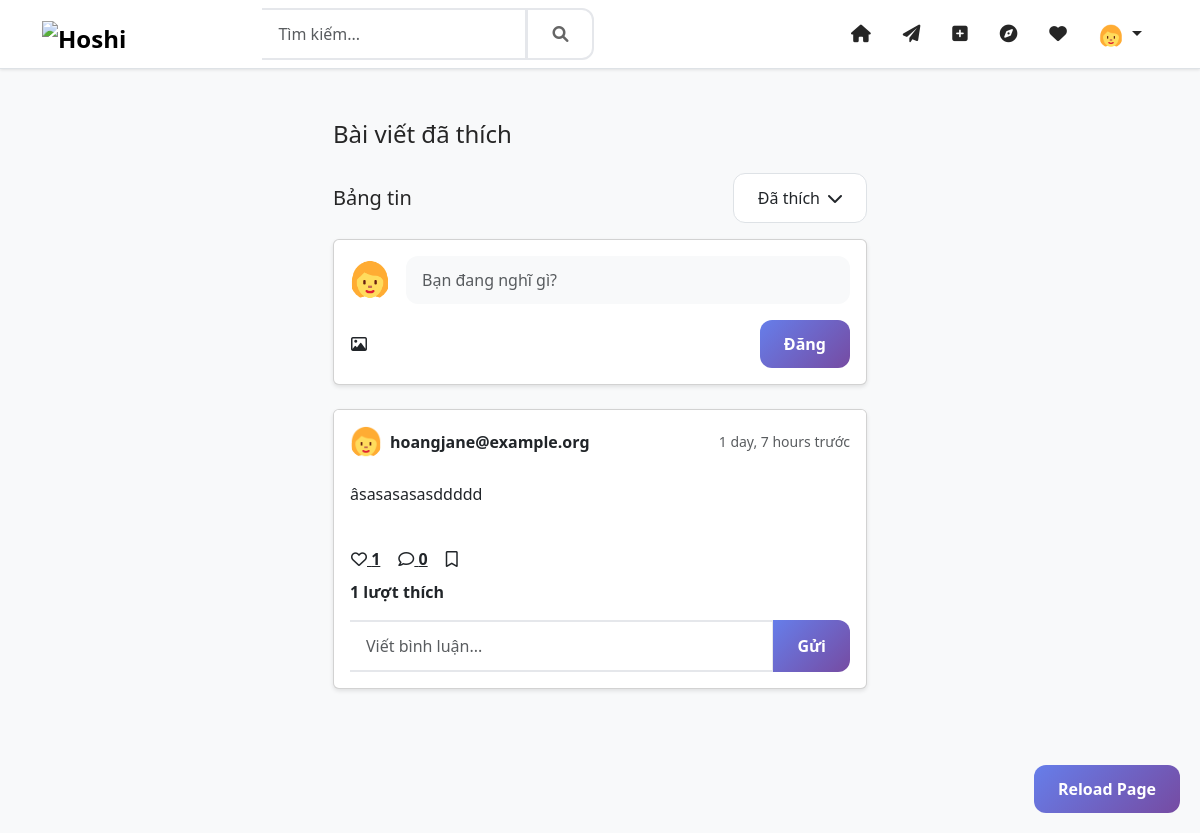
The app's page /posts/liked/ (signed in), older data.
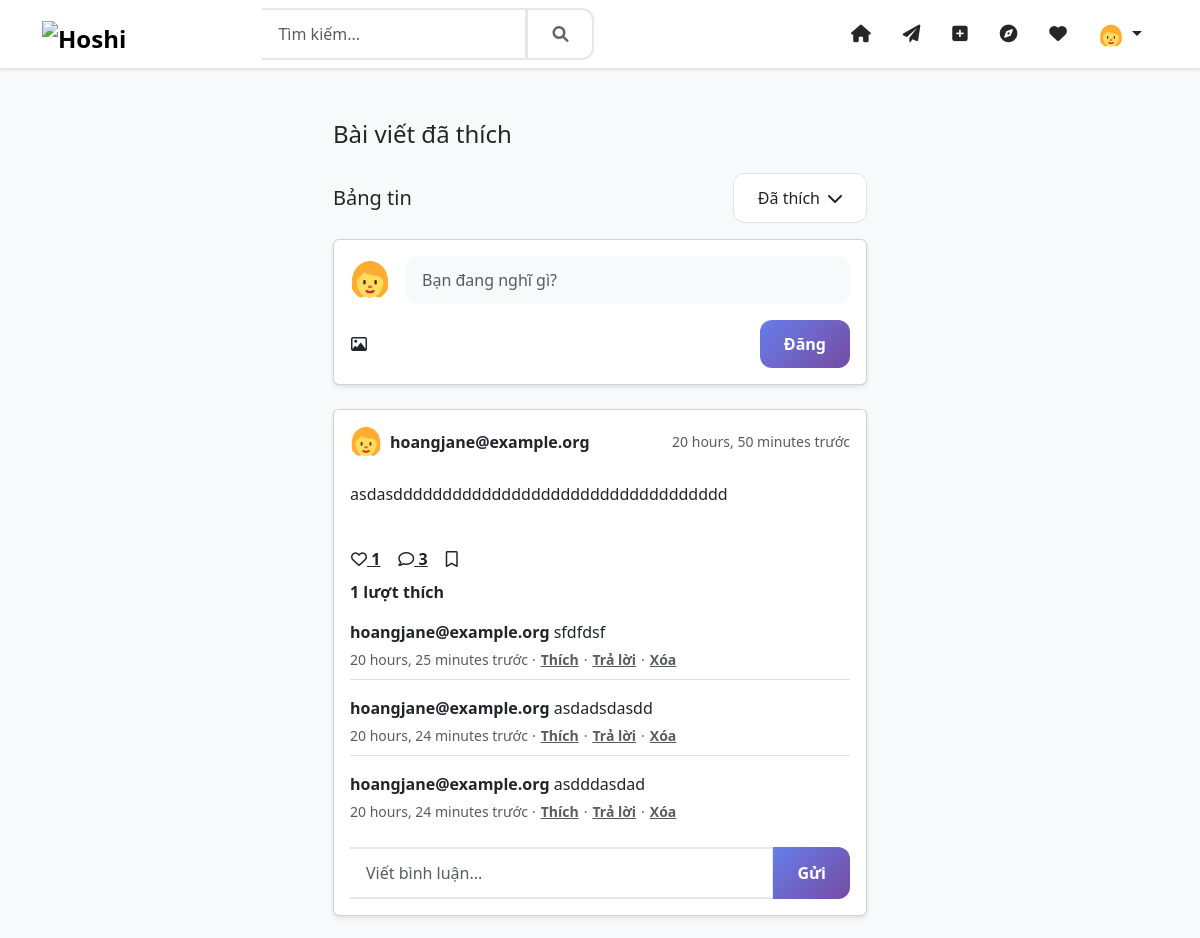
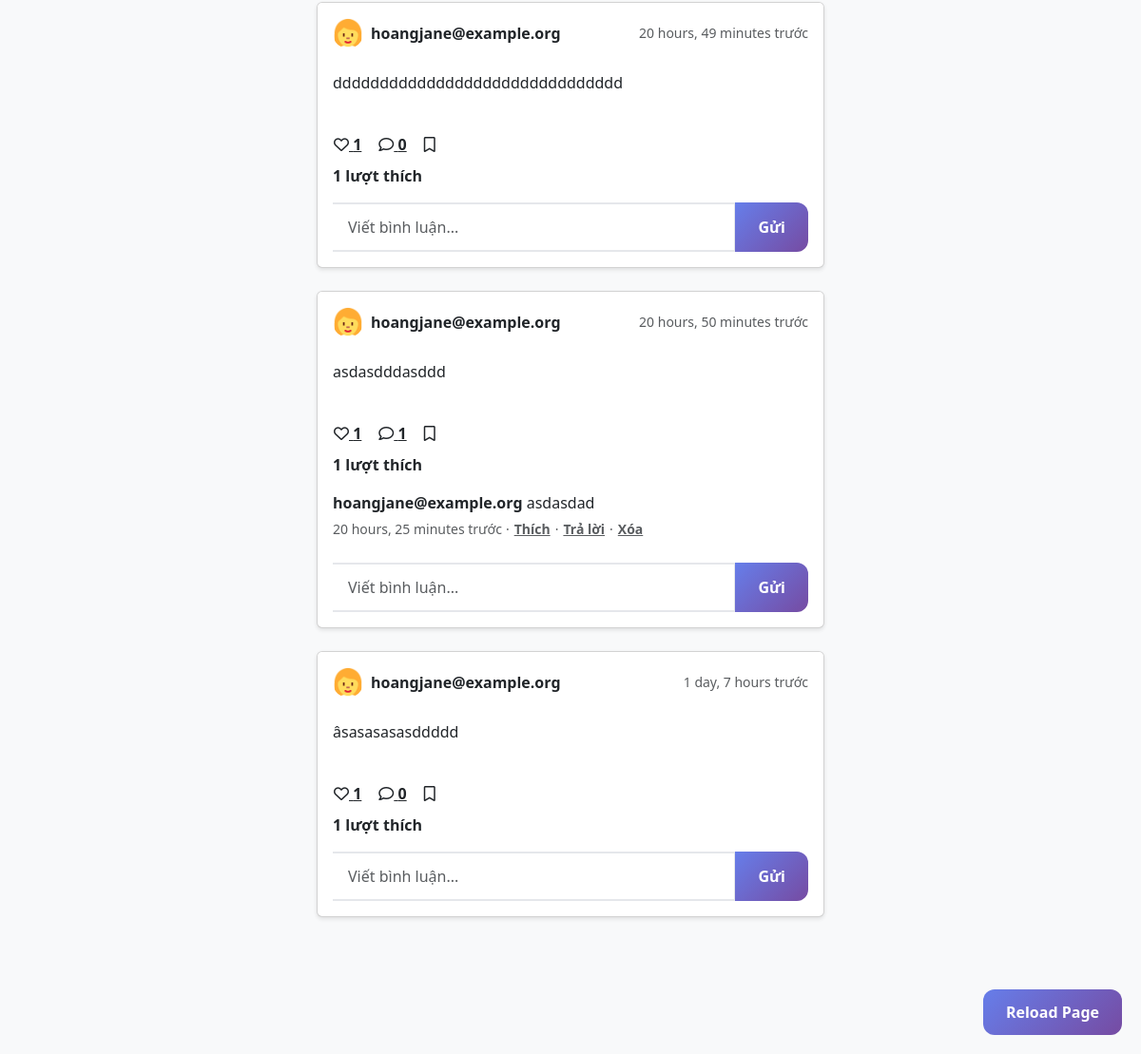
The same page, newer data (2 pictures, top to bottom).
### posts/models.py (models this page shows, shortened)
class Post(models.Model):
    author = models.ForeignKey(User,
                             on_delete=models.CASCADE,
                             related_name='posts')
    caption = models.TextField(blank=True)
    location = models.CharField(max_length=100, blank=True)
    created_at = models.DateTimeField(auto_now_add=True)
    updated_at = models.DateTimeField(auto_now=True)
    likes_count = models.PositiveIntegerField(default=0)
    comments_count = models.PositiveIntegerField(default=0)
    disable_comments = models.BooleanField(default=False)
    hide_likes = models.BooleanField(default=False)
    is_archived = models.BooleanField(default=False)
    shared_from = models.ForeignKey('self',
                                  on_delete=models.SET_NULL,
                                  null=True,
                                  blank=True,
                                  related_name='shared_posts')
    notifications = GenericRelation(Notification)
    class Meta:
        ordering = ['-created_at']
        indexes = [
            models.Index(fields=['-created_at']),
            models.Index(fields=['author', '-created_at']),
        ]

class Like(models.Model):
    user = models.ForeignKey(User,
                           on_delete=models.CASCADE,
                           related_name='user_likes')
    post = models.ForeignKey(Post,
                           on_delete=models.CASCADE,
                           related_name='post_likes')
    created_at = models.DateTimeField(auto_now_add=True)
    class Meta:
        unique_together = ('user', 'post')
        ordering = ['-created_at']
        verbose_name = _('like')
        verbose_name_plural = _('likes')

class Comment(models.Model):
    post = models.ForeignKey(Post,
                           on_delete=models.CASCADE,
                           related_name='comments')
    author = models.ForeignKey(User,
                             on_delete=models.CASCADE,
                             related_name='comments')
    text = models.TextField()
    parent = models.ForeignKey('self',
                             on_delete=models.CASCADE,
                             null=True,
                             blank=True,
                             related_name='replies')
    created_at = models.DateTimeField(auto_now_add=True)
    updated_at = models.DateTimeField(auto_now=True)
    likes_count = models.PositiveIntegerField(default=0)
    notifications = GenericRelation(Notification)
    class Meta:
        ordering = ['created_at']

### accounts/models.py (models this page shows, shortened)
class User(AbstractUser):
    email = models.EmailField(_('email address'), unique=True)
    phone_number = PhoneNumberField(_('phone number'), blank=True, null=True, unique=True)
    avatar = ProcessedImageField(upload_to='avatars',
                               processors=[ResizeToFill(300, 300)],
                               format='JPEG',
                               options={'quality': 90},
                               blank=True,
                               null=True)
    bio = models.TextField(_('bio'), max_length=500, blank=True)
    website = models.URLField(_('website'), max_length=200, blank=True)
    birth_date = models.DateField(_('birth date'), null=True, blank=True)
    gender = models.CharField(_('gender'), max_length=10, choices=[
        ('M', _('Male')),
        ('F', _('Female')),
        ('O', _('Other')),
    ], blank=True)
    is_private = models.BooleanField(_('private account'), default=False)
    _is_verified = models.BooleanField(_('verified account'), default=False, db_column='is_verified')
    created_at = models.DateTimeField(auto_now_add=True)
    updated_at = models.DateTimeField(auto_now=True)
    is_deleted = models.BooleanField(_('deleted account'), default=False)
    deleted_at = models.DateTimeField(_('deleted at'), null=True, blank=True)
    deletion_reason = models.TextField(_('deletion reason'), blank=True, null=True)
    is_suspended = models.BooleanField(_('suspended account'), default=False)
    suspension_reason = models.TextField(_('suspension reason'), blank=True, null=True)
    suspension_end_date = models.DateTimeField(_('suspension end date'), blank=True, null=True)
    facebook = models.URLField(_('facebook'), max_length=200, blank=True)
    twitter = models.URLField(_('twitter'), max_length=200, blank=True)
    instagram = models.URLField(_('instagram'), max_length=200, blank=True)
    linkedin = models.URLField(_('linkedin'), max_length=200, blank=True)
    push_notifications = models.BooleanField(_('push notifications'), default=False)
    email_notifications = models.BooleanField(_('email notifications'), default=False)
    like_notifications = models.BooleanField(_('like notifications'), default=False)
    comment_notifications = models.BooleanField(_('comment notifications'), default=False)
    follow_notifications = models.BooleanField(_('follow notifications'), default=False)
    mention_notifications = models.BooleanField(_('mention notifications'), default=False)
    message_notifications = models.BooleanField(_('message notifications'), default=False)
    private_account = models.BooleanField(_('private account'), default=False)
    hide_activity = models.BooleanField(_('hide activity status'), default=False)
    block_messages = models.BooleanField(_('block messages from non-followers'), default=False)
    two_factor_auth = models.BooleanField(_('two-factor authentication'), default=False)
    followers = models.ManyToManyField('self',
                                     through='UserFollowing',
                                     related_name='following',
                                     symmetrical=False)
    blocked_users = models.ManyToManyField('self',
                                     through='UserBlock',
                                     related_name='blocked_by',
                                     symmetrical=False)
    history = HistoricalRecords()
    objects = ActiveUserManager()  # Manager mặc định chỉ trả về người dùng chưa bị xóa
    all_objects = AllUserManager()  # Manager để truy vấn tất cả người dùng, kể cả đã bị xóa
    @property
    def is_verified(self):
        """Ensure is_verified always returns a boolean value"""
        if isinstance(self._is_verified, bool):
            return self._is_verified
        return False
    @is_verified.setter
    def is_verified(self, value):
        """Ensure is_verified is always stored as a boolean value"""
        if isinstance(value, bool):
            self._is_verified = value
        else:
            self._is_verified = False
    class Meta:
        verbose_name = _('user')
        verbose_name_plural = _('users')
    def get_avatar_url(self):
        if self.avatar:
            return self.avatar.url
        username = self.username or ''
        name_hash = hashlib.md5(username.encode('utf-8')).hexdigest()
        hue = int(name_hash[:8], 16) % 360  # Chọn màu dựa trên hash của tên người dùng
        avatar_base_url = getattr(settings, 'STATIC_URL', '/static/')
        gender_avatar_path = None
        if self.gender == 'M':
            gender_avatar_path = os.path.join(settings.BASE_DIR, 'static', 'img', 'default-avatar-male.png')
            if os.path.exists(gender_avatar_path) and os.path.getsize(gender_avatar_path) > 100:
                return f"{avatar_base_url}img/default-avatar-male.png"
        elif self.gender == 'F':
            gender_avatar_path = os.path.join(settings.BASE_DIR, 'static', 'img', 'default-avatar-female.png')
            if os.path.exists(gender_avatar_path) and os.path.getsize(gender_avatar_path) > 100:
                return f"{avatar_base_url}img/default-avatar-female.png"
        default_avatar_path = os.path.join(settings.BASE_DIR, 'static', 'img', 'default-avatar.png')
        if os.path.exists(default_avatar_path) and os.path.getsize(default_avatar_path) > 100:
            return f"{avatar_base_url}img/default-avatar.png"
        return self.generate_text_avatar()
    def check_suspension_status(self):
        if not self.is_suspended:
            return False
    def is_usable(self):
        if self.is_deleted:
            return False
        is_still_suspended = self.check_suspension_status()
        if is_still_suspended:
            return False
        return True

### posts/views.py (the view)
# urls.py: path('liked/', views.liked_posts, name='liked_posts'),
@login_required
def liked_posts(request):
    liked_posts = Like.objects.filter(user=request.user).select_related('post', 'post__author')
    posts = [like.post for like in liked_posts]
    paginator = Paginator(posts, settings.POSTS_PER_PAGE if hasattr(settings, 'POSTS_PER_PAGE') else 10)
    page_number = request.GET.get('page', 1)
    page_obj = paginator.get_page(page_number)
    posts_with_data = []
    for post in page_obj:
        posts_with_data.append({
            'post': post,
            'post_type': 'liked'
        })
    context = {
        'posts_with_data': posts_with_data,
        'page_obj': page_obj,
        'feed_type': 'liked',
        'title': 'Bài viết đã thích'
    }
    return render(request, 'posts/feed.html', context)

### accounts/models.py (called while the page is built)
    def get_queryset(self):
        return super().get_queryset().filter(is_deleted=False)

### templates/posts/feed.html (shortened to what the changed rows need)
{% extends 'base/base.html' %}
{% load static %}
{% block content %}
<div class="container py-4">
    <div class="row justify-content-center">
        <div class="col-md-6">
            {% for post_data in posts_with_data %}
            {% with post=post_data.post %}
            <div class="card mb-4" id="post-{{ post.id }}">
                <div class="card-header bg-white border-0 py-3" style="cursor: pointer;" onclick="window.location='/posts/{{ post.id }}/';">
                    <div class="d-flex align-items-center justify-content-between">
                        <div class="d-flex align-items-center">
                            <img src="{{ post.author.get_avatar_url }}"
                                 class="rounded-circle me-2"
                                 width="32"
                                 height="32"
                                 alt="{{ post.author.username }}"
                            >
                            <div>
                                <a href="{% url 'accounts:profile' username=post.author.username %}"
                                   class="text-dark text-decoration-none fw-bold"
                                   onclick="event.stopPropagation();">
                                    {{ post.author.username }}
                                </a>
                            </div>
                        </div>
                        <div class="d-flex align-items-center">
                            <div class="text-muted small">
                                {{ post.created_at|timesince }} trước
                            </div>
                        </div>
                    </div>
                </div>
                {% if post.caption %}
                <div class="card-body py-2 post-content" onclick="window.location='/posts/{{ post.id }}/';" style="cursor: pointer;">
                    <p class="card-text mb-0">
                        {{ post.caption|urlize|linebreaksbr }}
                    </p>
                </div>
                {% endif %}
                <div class="card-body">
                    <div class="d-flex mb-2">
                        <button class="btn btn-link text-dark p-0 me-3 like-button"
                                data-post-id="{{ post.id }}">
                            <i class="{% if request.user in post.post_likes.all %}fas{% else %}far{% endif %} fa-heart"></i>
                            <span class="likes-count" data-post-id="{{ post.id }}">{{ post.likes_count }}</span>
                        </button>
                        <button class="btn btn-link text-dark p-0 me-3 comment-button"
                                onclick="document.getElementById('comment-input-{{ post.id }}').focus();">
                            <i class="far fa-comment"></i>
                            <span>{{ post.comments_count }}</span>
                        </button>
                        <button class="btn btn-link text-dark p-0 save-button"
                                data-post-id="{{ post.id }}">
                            <i class="{% if request.user in post.saved_by.all %}fas{% else %}far{% endif %} fa-bookmark"></i>
                        </button>
                    </div>
                    <p class="mb-2 likes-count-display">
                        <a href="#" class="text-dark text-decoration-none fw-bold show-likes-button" data-post-id="{{ post.id }}">
                            {{ post.likes_count }} lượt thích
                        </a>
                    </p>
                    {% if post.comments.exists %}
                    <div class="comments-section">
                        {% for comment in post.comments.all|slice:":3" %}
                        <div class="comment mb-2" id="comment-{{ comment.id }}">
                            <div class="d-flex">
                                <div class="flex-grow-1">
                                    <a href="{% url 'accounts:profile' username=comment.author.username %}"
                                       class="text-dark text-decoration-none fw-bold">
                                        {{ comment.author.username }}
                                    </a>
                                    {{ comment.text|truncatechars:80 }}
                                    <div class="text-muted small d-flex align-items-center mt-1">
                                        <span>{{ comment.created_at|timesince }} trước</span>
                                        <span class="mx-1">·</span>
                                        <button class="btn btn-link btn-sm p-0 text-muted comment-like-button"
                                                data-comment-id="{{ comment.id }}">
                                            <span>Thích</span>
                                        </button>
                                        <span class="mx-1">·</span>
                                        <button class="btn btn-link btn-sm p-0 text-muted reply-button"
                                                data-username="{{ comment.author.username }}"
                                                data-post-id="{{ post.id }}"
                                                data-comment-id="{{ comment.id }}">
                                            Trả lời
                                        </button>
                                        <span class="mx-1">·</span>
                                        <button class="btn btn-link btn-sm p-0 text-muted delete-comment-btn"
                                                data-comment-id="{{ comment.id }}">
                                            Xóa
                                        </button>
                                    </div>
                                </div>
                            </div>
                        </div>
                        {% endfor %}
                    </div>
                    {% endif %}
                    <form action="{% url 'posts:comment' post.id %}"
                          method="post"
                          class="mt-3 add-comment-form"
                          data-post-id="{{ post.id }}">
                        <div class="input-group">
                            <input type="text"
                                   id="comment-input-{{ post.id }}"
                                   name="text"
                                   class="form-control comment-input"
                                   placeholder="Viết bình luận..."
                                   aria-label="Comment input">
                            <button class="btn btn-primary" type="submit">Gửi</button>
                        </div>
                    </form>
                </div>
            </div>
            {% endwith %}
            {% endfor %}
        </div>
    </div>
</div>
{% endblock %}

Row changes from the older to the newer data that the page shows:
added Post: post.author.username "hoangjane@example.org", post.created_at "20 hours, 50 minutes", post.caption "asdasdddddddddddddddddddddddddddddddddd", post.likes_count "1", post.comments_count "3"
added Comment: author.username "hoangjane@example.org", text "sfdfdsf", created_at "20 hours, 25 minutes"
added Comment: author.username "hoangjane@example.org", text "asdadsdasdd", created_at "20 hours, 24 minutes"
added Comment: author.username "hoangjane@example.org", text "asdddasdad", created_at "20 hours, 24 minutes"
added Post: post.author.username "hoangjane@example.org", post.created_at "20 hours, 49 minutes", post.caption "ddddddddddddddddddddddddddddddd", post.likes_count "1", post.comments_count "0"
added Post: post.author.username "hoangjane@example.org", post.created_at "20 hours, 50 minutes", post.caption "asdasdddasddd", post.likes_count "1", post.comments_count "1"
added Comment: author.username "hoangjane@example.org", text "asdasdad", created_at "20 hours, 25 minutes"
